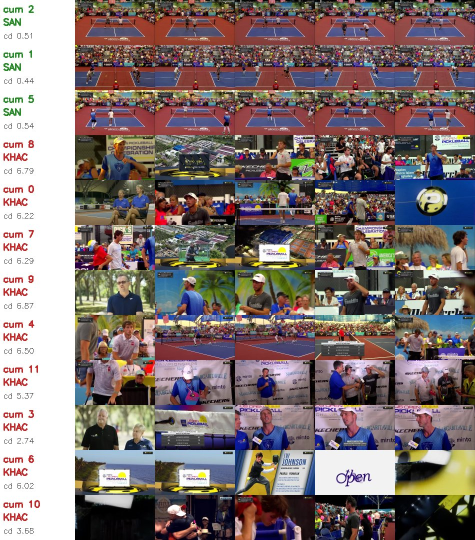
#> input picture bao_cao/img/cum_camera.jpg, 950 x 1080 px (shown at 1/2 size)
$ python -i core.py   (imports and definitions only)   (older library calls are emulated)
#> lines starting #> are read from the running program, lines starting #| are printed output that depends on the picture
"""CPU video analytics. Times and intervals use seconds, [start, end)."""
from pathlib import Path
import subprocess
import json
import cv2
import numpy as np
import pandas as pd
from sklearn.cluster import KMeans
import imageio_ffmpeg


# [31 lines left out: functions normalize, otsu_threshold, audio_loudness, not called in this run]


def _edges(gray):
    """Canny edge map (bool) of a 320x180 frame; Gaussian 3x3 first to drop sensor noise."""
    return cv2.Canny(cv2.GaussianBlur(gray, (3, 3), 0), 50, 150) > 0


COURT_LINE_MIN = 320*15//100                 # shortest court line Hough keeps, px of a 320-wide frame
_TOLERANCE = np.ones((3, 3), np.uint8)       # a 1-pixel shift of an edge still counts as the same edge


# [8 lines left out: function edge_match, not called in this run]


def edge_dice(edges, template, template_wide):
    """Two-way agreement of an edge map with a template (Dice of recall and precision)."""
    return edge_match(edges, template, template_wide)[0]


# [96 lines left out: functions hough_space, segment_rho_theta, is_painted_line, court_cameras, not called in this run]


def analyze(path, out, sample_fps=2., sensitivity=3., progress=None):
#> called with path = 'bao_cao/img/cum_camera.jpg', out = 'out.png', sample_fps = 2, sensitivity = 3
    if not np.isfinite(sample_fps) or sample_fps <= 0:
        raise ValueError('Tốc độ lấy mẫu phải dương và hữu hạn.')
    out = Path(out); out.mkdir(parents=True, exist_ok=True)
    cap = cv2.VideoCapture(str(path))
    fps = cap.get(cv2.CAP_PROP_FPS); count = int(cap.get(cv2.CAP_PROP_FRAME_COUNT))
    if not cap.isOpened() or fps <= 0 or count <= 0:
        cap.release(); raise ValueError('Không đọc được video. Hãy dùng MP4/H.264 hợp lệ.')
    step = max(1, round(fps/sample_fps))
    face = cv2.CascadeClassifier(cv2.data.haarcascades+'haarcascade_frontalface_default.xml')
    rows, histograms, layouts, edge_maps = [], [], [], []
    prev = ph = None
    i = 0
    try:
        while True:
            # grab() advances without converting the frame; retrieve() only the sampled ones.
            if not cap.grab(): break
            if i % step == 0:
                ok, frame = cap.retrieve()
#> frame is the input picture: shape (1080, 950, 3); mean B, G, R 115.3, 116.2, 129.5
#> ok = True
                if not ok: break
                frame = cv2.resize(frame, (320, 180))
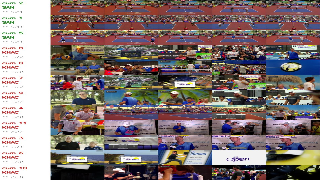
#> frame: shape (180, 320, 3); mean B, G, R 116.1, 117.3, 130.6
                gray = cv2.cvtColor(frame, cv2.COLOR_BGR2GRAY)
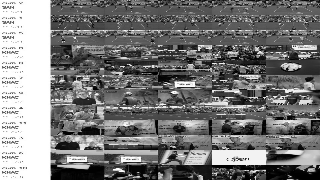
#> gray: shape (180, 320); min 0, max 255, mean 121.1
                hsv = cv2.cvtColor(frame, cv2.COLOR_BGR2HSV)
#> hsv: shape (180, 320, 3); mean H, S, V 66, 87.4, 142.3
                h = cv2.calcHist([hsv], [0, 1], None, [16, 8], [0, 180, 0, 256]).flatten()
#> h = 128 values, max 7948 at index 0, min 1 at index 46, mean 450
                h /= max(h.sum(), 1)
#> h = 128 values, max 0.138 at index 0, min 1.74e-05 at index 46, mean 0.00781
                diff = float(np.mean(cv2.absdiff(gray, prev))/255) if prev is not None else 0.
#> diff = 0
                change = float(cv2.compareHist(h, ph, cv2.HISTCMP_BHATTACHARYYA)) if ph is not None else 0.
#> change = 0
                motion = 0.
                if prev is not None:
                    flow = cv2.calcOpticalFlowFarneback(prev, gray, None, .5, 3, 15, 3, 5, 1.2, 0)
                    motion = float(np.linalg.norm(flow, axis=2).mean())
                faces = len(face.detectMultiScale(gray, 1.1, 4, minSize=(24, 24)))
#> faces = 0
                sharp = float(cv2.Laplacian(gray, cv2.CV_64F).var())
#> sharp = 12887.6
                thumb = f'frame_{len(rows):06d}.jpg'
                cv2.imwrite(str(out/thumb), frame)
                rows.append(dict(time=i/fps, color=change, difference=diff, motion=motion, faces=faces, sharpness=sharp, image=thumb))
                histograms.append(h); prev, ph = gray, h
#> after `prev, ph = (gray, h)`: ph has the same summary as h
                # Coarse colour layout: frames from the same fixed camera look alike.
                layouts.append(cv2.resize(cv2.cvtColor(frame, cv2.COLOR_BGR2LAB), (16, 9), interpolation=cv2.INTER_AREA).astype(np.float32).ravel())
                edge_maps.append(np.packbits(_edges(gray)))     # 7 KB per frame; a 67-minute match needs ~58 MB
#> in _edges, `return cv2.Canny(cv2.GaussianBlur(gray, (3, 3), 0), 50, 150) > 0`:
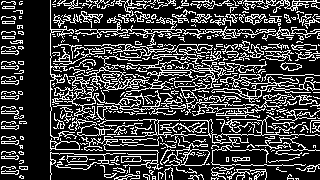
#> returned value: shape (180, 320) bool; 24.9% white in thin lines or dots
                if progress: progress(min(i/count, .99))
            i += 1
    finally:
        cap.release()
    if not rows: raise ValueError('Video không có khung hình giải mã được.')
    df = pd.DataFrame(rows)
    signal = .7*df.color.to_numpy()+.3*df.difference.to_numpy()
    med = np.median(signal); mad = np.median(np.abs(signal-med))
    threshold = max(.12, med+sensitivity*1.4826*mad)
    cuts = []; last = -1.
    for j in range(1, len(df)):
        t = float(df.time.iloc[j])
        if signal[j] > threshold and t-last >= 1.:
            cuts.append(t); last = t
    duration = i/fps
    df['cluster'] = KMeans(n_clusters=min(8, len(df), len(np.unique(histograms, axis=0))), random_state=42, n_init=10).fit_predict(np.asarray(histograms))
    df['camera'] = KMeans(n_clusters=min(12, len(df), len(np.unique(layouts, axis=0))), random_state=42, n_init=10).fit_predict(np.asarray(layouts))
    gray_of = lambda k: cv2.cvtColor(cv2.imread(str(out/rows[k]['image'])), cv2.COLOR_BGR2GRAY)
    df['court_score'], court_ids, court_lines, court_debug = court_cameras(np.asarray(edge_maps), df.camera.to_numpy(), gray_of)
    df['court_recall'], df['court_precision'] = court_debug['recall'], court_debug['precision']
    df['court_template'] = court_debug['best']
    # Debug images: the binary maps the decisions are made on (1-bit PNG, ~1-2 KB each).
    df['edges'] = [f'edge_{k:06d}.png' for k in range(len(df))]
    for k, packed in enumerate(edge_maps):
        cv2.imwrite(str(out/df.edges.iloc[k]), np.unpackbits(packed)[:180*320].reshape(180, 320)*255)
    debug_meta = {}
    for c, template in court_debug['templates'].items():
        acc, rho_max = hough_space(template)
        view = np.log1p(acc.astype(np.float64)); view = (255*view/max(view.max(), 1e-9)).astype(np.uint8)
        cv2.imwrite(str(out/f'court_template_{c}.png'), template.astype(np.uint8)*255)
        cv2.imwrite(str(out/f'court_hough_{c}.png'), view)
        idx = np.flatnonzero(df.camera.to_numpy() == c)                # median frame: players and ball fade out
        picks = idx[np.linspace(0, len(idx)-1, min(25, len(idx))).astype(int)]
        cv2.imwrite(str(out/f'court_median_{c}.png'), np.median([gray_of(k) for k in picks], axis=0).astype(np.uint8))
        debug_meta[str(c)] = dict(template=f'court_template_{c}.png', hough=f'court_hough_{c}.png', median=f'court_median_{c}.png', rho_max=rho_max,
                                  rho_bins=int(acc.shape[0]), theta_bins=int(acc.shape[1]),
                                  segments=[dict(seg=seg, painted=round(float(f), 2), kept=bool(f >= .5),
                                                 rho_theta=segment_rho_theta(seg)) for seg, f in court_debug['segments'][c]])
    df['loudness_db'] = audio_loudness(path, df.time.to_numpy(), step/fps)
    for col in ['motion', 'faces', 'sharpness', 'color', 'difference']:
        df[col+'_norm'] = normalize(df[col])
    meta = dict(duration=duration, fps=fps, frames=i, sample_fps=fps/step, cuts=cuts, threshold=threshold,
                court_cameras=court_ids, court_lines={str(k): v for k, v in court_lines.items()}, court_debug=debug_meta, court_threshold=otsu_threshold(df.court_score) if df.court_score.max() > 0 else 1.)
    df.to_csv(out/'features.csv', index=False)
    (out/'metadata.json').write_text(json.dumps(meta, indent=2), encoding='utf-8')
    return df, meta


# [334 lines left out: functions _runs, _rank, court_mask, quiet_mask, detect_rallies, select and 7 more, not called in this run]

>>> result = analyze('bao_cao/img/cum_camera.jpg', 'out.png')

$ run again, on bao_cao/img/overlay_bam_dung.jpg
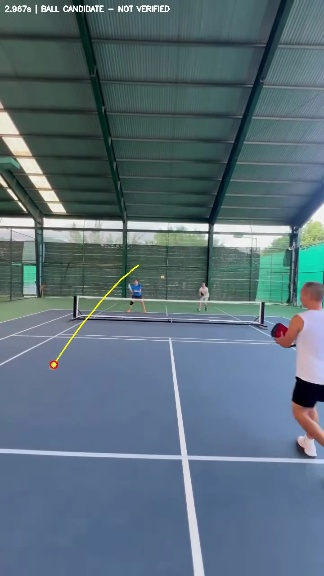
#> input picture bao_cao/img/overlay_bam_dung.jpg, 324 x 576 px
#> in analyze, frame is the input picture: shape (576, 324, 3); mean B, G, R 121.5, 109.9, 89.9
#> ok = True
#> frame: shape (180, 320, 3)
#> in analyze, `gray = cv2.cvtColor(frame, cv2.COLOR_BGR2GRAY)`:
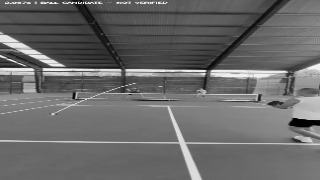
#> gray: shape (180, 320); min 1, max 251, mean 105.2
#> hsv: shape (180, 320, 3); mean H, S, V 94.4, 77.8, 125.4
#> in analyze, `h = cv2.calcHist([hsv], [0, 1], None, [16, 8], [0, 180, 0, 256]).flatt..`: h = 128 values, max 12131 at index 74, min 0 at index 14, mean 450
#> in analyze, `h /= max(h.sum(), 1)`: h = 128 values, max 0.211 at index 74, min 0 at index 14, mean 0.00781
#> diff = 0
#> sharp = 1848.2
#> ph has the same summary as h
#> in _edges, `return cv2.Canny(cv2.GaussianBlur(gray, (3, 3), 0), 50, 150) > 0`:
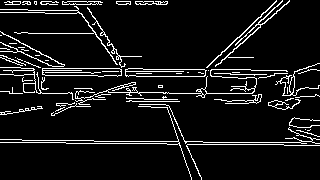
#> returned value: shape (180, 320) bool; 8.4% white in thin lines or dots

$ run again, on bao_cao/img/overlay_bam_nham.jpg
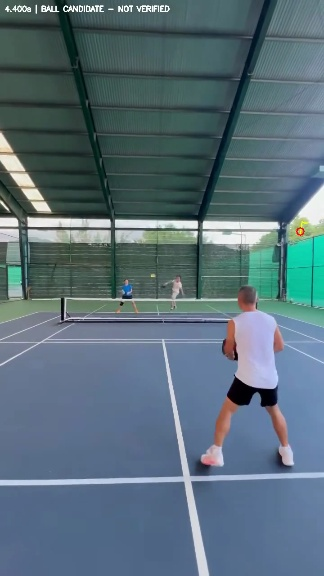
#> input picture bao_cao/img/overlay_bam_nham.jpg, 324 x 576 px
#> in analyze, frame is the input picture: shape (576, 324, 3); mean B, G, R 121.5, 110.3, 88.7
#> ok = True
#> frame: shape (180, 320, 3)
#> in analyze, `gray = cv2.cvtColor(frame, cv2.COLOR_BGR2GRAY)`:
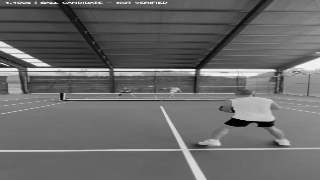
#> gray: shape (180, 320); min 0, max 250, mean 105.1
#> hsv: shape (180, 320, 3); mean H, S, V 95.1, 79.9, 125.4
#> in analyze, `h = cv2.calcHist([hsv], [0, 1], None, [16, 8], [0, 180, 0, 256]).flatt..`: h = 128 values, max 11272 at index 75, min 0 at index 15, mean 450
#> in analyze, `h /= max(h.sum(), 1)`: h = 128 values, max 0.196 at index 75, min 0 at index 15, mean 0.00781
#> diff = 0
#> sharp = 1936.1
#> ph has the same summary as h
#> in _edges, `return cv2.Canny(cv2.GaussianBlur(gray, (3, 3), 0), 50, 150) > 0`:
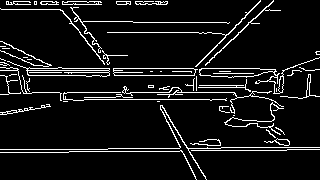
#> returned value: shape (180, 320) bool; 8.3% white in thin lines or dots

$ run again, on bao_cao/img/pha_duoc_chon.jpg
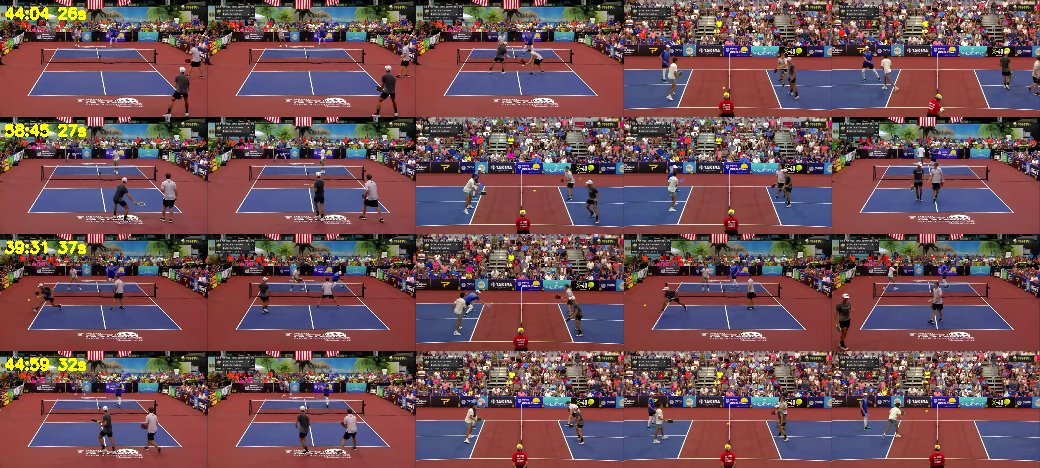
#> input picture bao_cao/img/pha_duoc_chon.jpg, 1040 x 468 px
#> in analyze, frame is the input picture: shape (468, 1040, 3); mean B, G, R 84.8, 79.9, 112.4
#> ok = True
#> frame: shape (180, 320, 3)
#> in analyze, `gray = cv2.cvtColor(frame, cv2.COLOR_BGR2GRAY)`:
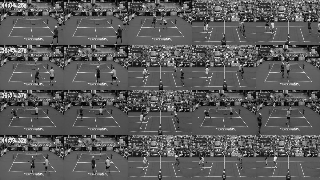
#> gray: shape (180, 320); min 0, max 251, mean 90.2
#> hsv: shape (180, 320, 3); mean H, S, V 68.5, 114.1, 125
#> in analyze, `h = cv2.calcHist([hsv], [0, 1], None, [16, 8], [0, 180, 0, 256]).flatt..`: h = 128 values, max 13850 at index 4, min 2 at index 62, mean 450
#> in analyze, `h /= max(h.sum(), 1)`: h = 128 values, max 0.24 at index 4, min 3.47e-05 at index 62, mean 0.00781
#> diff = 0
#> sharp = 12236
#> ph has the same summary as h
#> in _edges, `return cv2.Canny(cv2.GaussianBlur(gray, (3, 3), 0), 50, 150) > 0`:
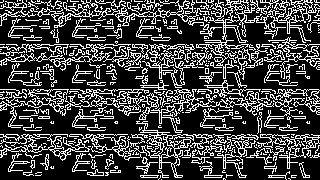
#> returned value: shape (180, 320) bool; 26.5% white in thin lines or dots
